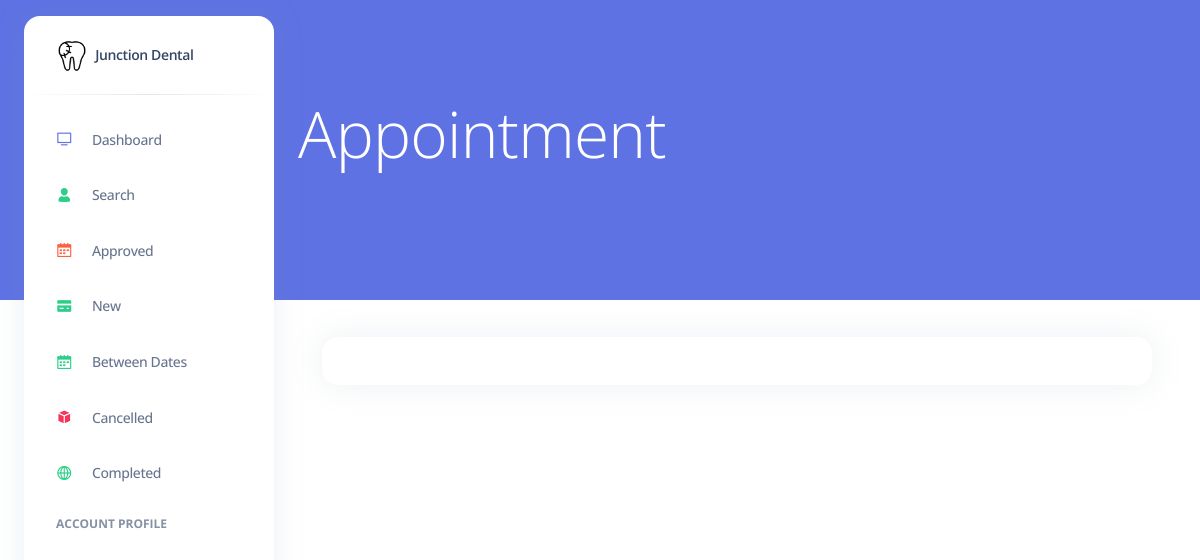
The page /Dashboard/PatientAppointmentDetails/4 (signed in) on the database as committed earlier.
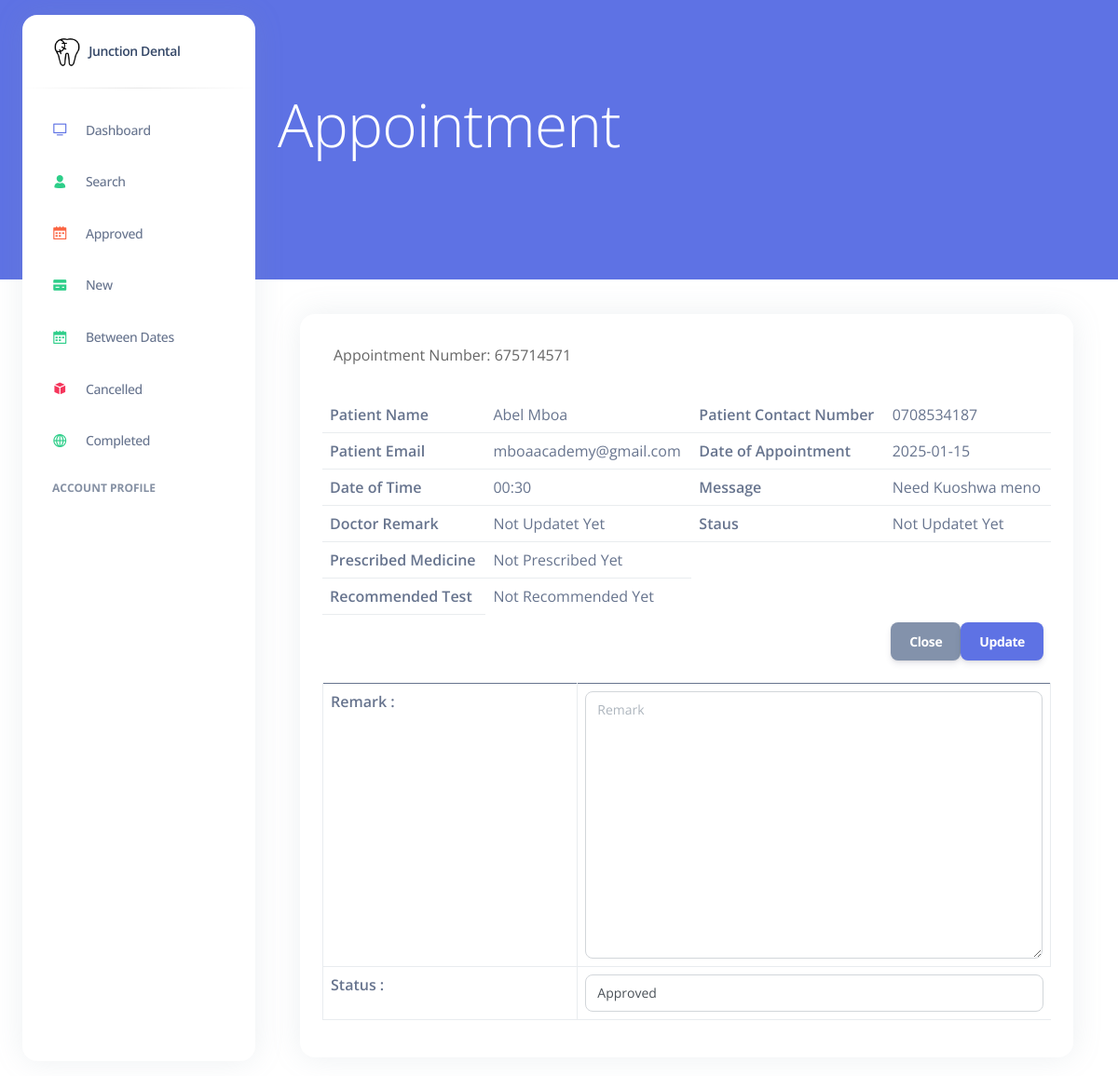
The same page on the database as committed later.
### Appointment/models.py (models this page shows, shortened)
class Appointment(models.Model):
    appointment_number = models.IntegerField(default=0, null='TRUE')
    appointee = models.ForeignKey(User, on_delete=models.CASCADE, related_name='patients', null=True, blank=False)
    fullname = models.CharField(max_length=250)
    mobile_number = models.CharField(max_length=11)
    email = models.EmailField(max_length=100)
    date_of_appointment = models.CharField(max_length=250)
    time_of_appointment = models.CharField(max_length=250)
    doctor_id = models.ForeignKey(DoctorReg, blank=True, null=True, on_delete=models.CASCADE)
    worry_id = models.ForeignKey(Specialization, on_delete=models.CASCADE, default=0, null=False)
    additional_msg = models.TextField(blank=True)
    remark = models.CharField(max_length=250, default=0)
    status = models.CharField(default=0, max_length=200)
    prescription = models.TextField(blank=True, default=0)
    recommended_test = models.TextField(blank=True, default=0)
    created_at = models.DateTimeField(auto_now_add=True)
    updated_at = models.DateTimeField(auto_now=True)
    appoint_status = models.CharField('Status', max_length=10, null=True, choices=APPOINTMENT_STATUS_CHOICES, blank=False, )
    payment = models.BooleanField('Payment', default=False, blank=True, null=True, choices=PAYMENT_CHOICES)

### Dashboard/views.py (the view)
# urls.py: path('PatientAppointmentDetails/<str:id>', Patient_Appointment_Details,name='patientappointmentdetails'),
@login_required(login_url='/accounts/login/')
def Patient_Appointment_Details(request, id):
    patientdetails = Appointment.objects.filter(id=id)
    context = {'patientdetails': patientdetails, 'app_word': 'Details'
               }
    return render(request, 'dashboard/includes/patient_appointment_details.html', context)

### Templates/dashboard/includes/patient_appointment_details.html (shortened to what this page needs)
{% extends 'dashboard/base.html' %}
{% block content %}
<div class="container-fluid page-header py-5 mb-5 wow fadeIn" data-wow-delay="0.1s">
    <div class="container py-5">
        <h1 class="display-3 text-white mb-3 animated slideInDown">Appointment</h1>
    </div>
</div>
<div class="container-xxl py-1">
    <div class="container">
    <div class="row">
    <div class="col-sm-20">
    <div class="card card- table">
    <div class="card-body">
    <div class="table-responsive">
    <table class="table table-hover table-center mb-0 datatable">
      {% for i in patientdetails %}
      <tr><label style="font-size: medium;text-align: center;">Appointment Number: {{i.appointment_number}}</label></tr>
        <tr>
            <th>Patient Name</th>
            <td>{{i.fullname}}</td>
            <th>Patient Contact Number</th>
            <td>{{i.mobile_number}}</td>
          </tr>
          <tr>
            <th>Patient Email</th>
            <td>{{i.email}}</td>
            <th>Date of Appointment</th>
            <td>{{i.date_of_appointment}}</td>
          </tr>
          <tr>
            <th>Date of Time</th>
            <td>{{i.time_of_appointment}}</td>
            <th>Message</th>
            <td>{{i.additional_msg}}</td>
          </tr>
          <tr>
            {% if i.status == '0' %}
            <th>Doctor Remark</th>
            <td>Not Updatet Yet</td>
            {% else %}
            <tr>
            <th>Doctor Remark</th>
            <td>{{ i.remark}}</td>{% endif %}
              {% if i.status == '0' %}
              <th>Staus</th>
              <td>Not Updatet Yet</td>
              {% else %}
              <th>Status</th>
              <td>{{ i.status}}</td> {% endif %}
              </tr>
              <tr>
                {% if i.status == 'Completed' %}
                <th>Prescribed Medicine</th>
                <td>{{ i.prescription}}</td>
                {% else %}
                <th>Prescribed Medicine</th>
                <td>Not Prescribed Yet</td> {% endif %}
                </tr>
                <tr>
                  {% if i.status == 'Completed' %}
                  <th>Recommended Test</th>
                  <td>{{ i.recommendedtest}}</td>
                  {% else %}
                  <th>Recommended Test</th>
                    <td>Not Recommended Yet</td>
                         <div class="modal-body">
                                                              <table class="table table-bordered table-hover data-tables">
                                                                  <form method="POST" action="{% url 'patient_appointment_details_remark'%}">
                   <tr>
                  <th>Remark :</th>
                  <td>
                  <textarea name="remark" placeholder="Remark" rows="12" cols="14" class="form-control wd-450" required="true"></textarea></td>
                </tr>
                <tr>
                  <th>Status :</th>
                  <td>
                 <select name="status" class="form-control wd-450" required>
                   <option value="Approved" selected="true">Approved</option>
                 </select></td>
                </tr>
                                                    <div class="modal-footer">
               <button type="button" class="btn btn-secondary" data-dismiss="modal">Close</button>
               <button type="submit" name="submit" class="btn btn-primary">Update</button>
              </div>
                                                      </form>
                 </table>
              </div>
                   {% endif %}
                  </tr>
    </table>
    {% if i.status == '0'  %}
              </div>
{% endif %}
              {% endfor %}
                        </div>
    </div>
    </div>
    </div>
    </div>
</div>
{% endblock %}

Rows that differ between the two databases and show on the page:
added Appointment: appointment_number "675714571", fullname "Abel Mboa", mobile_number "0708534187", email "mboaacademy@gmail.com", date_of_appointment "2025-01-15", time_of_appointment "00:30", additional_msg "Need Kuoshwa meno", status "Doctor Remark"
